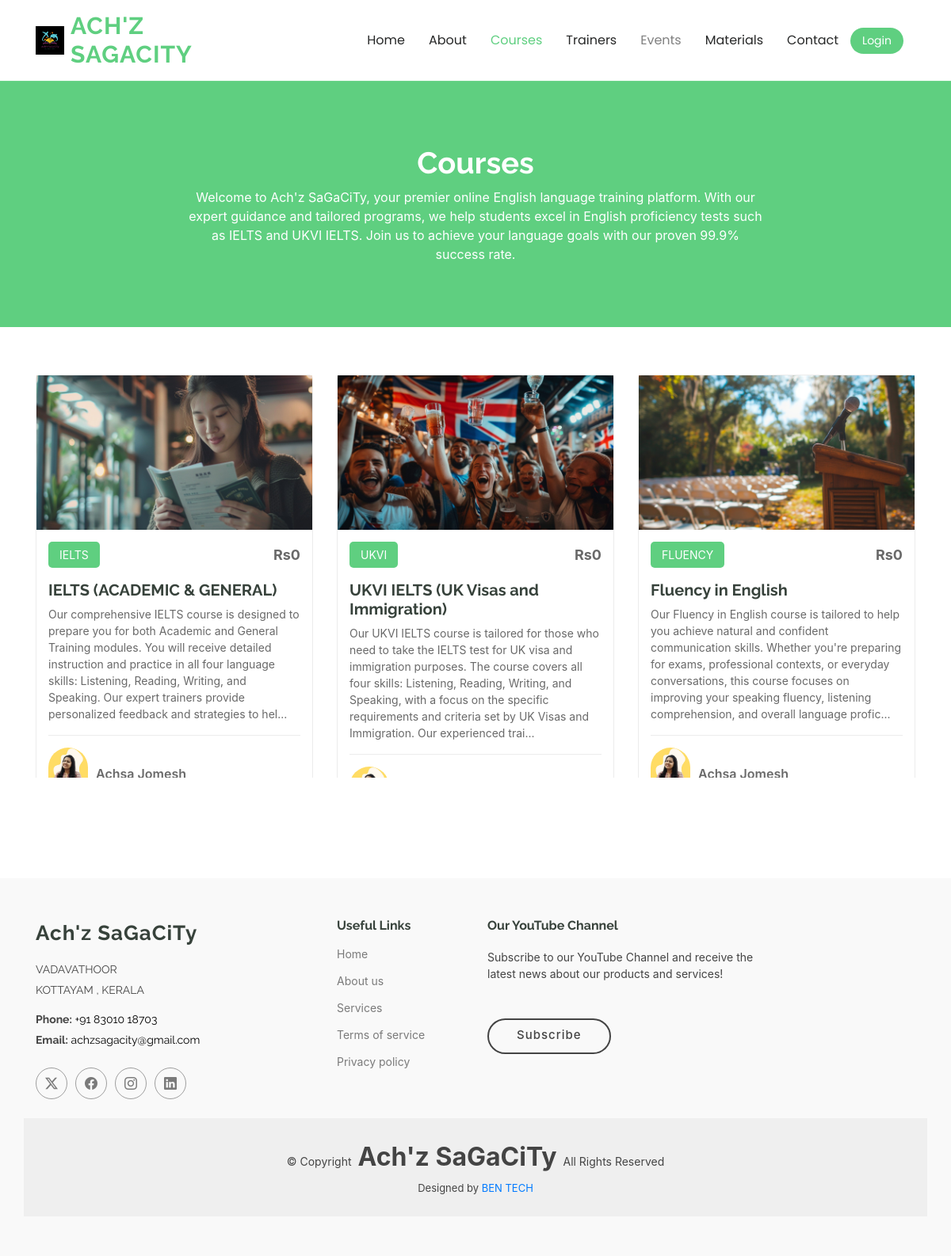
Screenshot of /cources/ with the database file from the repository.
### cources/models.py (models this page shows, shortened)
class Course(models.Model):
    COURSE_CHOICES = [
        ('IELTS', 'IELTS'),
        ('UKVI', 'UKVI'),
        ('FLUENCY', 'Fluency'),
    ]
    name = models.CharField(max_length=50, choices=COURSE_CHOICES, unique=True)
    detailed_name = models.CharField(max_length=100)
    description = models.TextField(default="Default description")
    price = models.CharField(max_length=10,default=0)
    trainer_name = models.CharField(max_length=100,default='Achsa Jomesh')
    course_image = models.ImageField(upload_to='images/courses/',null=True)

### cources/views.py (the view)
# urls.py: path('cources/', views.Cources, name='courses'),
def Cources(request):
    courses = Course.objects.all()
    return render(request,"courses.html",{'courses': courses})

### cources/templates/courses.html (shortened to what this page needs)
{% load static %}
<!DOCTYPE html>
<html lang="en">
<head>
  <link href="{% static 'assets/vendor/aos/aos.css' %}" rel="stylesheet">
  <link href="{% static 'assets/vendor/glightbox/css/glightbox.min.css' %}" rel="stylesheet">
  <link href="{% static 'assets/vendor/swiper/swiper-bundle.min.css' %}" rel="stylesheet">
  <link href="{% static 'assets/css/main.css' %}" rel="stylesheet">
</head>
<body class="courses-page">
  {% include 'top1.html' %}
  <main class="main">
    <div class="page-title" data-aos="fade">
      <div class="heading">
        <div class="container">
          <div class="row d-flex justify-content-center text-center">
            <div class="col-lg-8">
              <h1>Courses</h1>
              <p class="mb-0">
                Welcome to Ach'z SaGaCiTy, your premier online English language training platform. With our expert guidance and tailored programs,
                we help students excel in English proficiency tests such as IELTS and UKVI IELTS. Join us to achieve your language goals with our
                proven 99.9% success rate.
              </p>
            </div>
          </div>
        </div>
      </div>
    </div>
  </main>
  {% include 'courses-list.html' %}
  {% include 'footer.html' %}
</body>
</html>

### cources/templates/courses-list.html (shortened to what this page needs)
{% load static %}
<!DOCTYPE html>
<html lang="en">
<head>
    <link href="{% static 'assets/vendor/bootstrap/css/bootstrap.min.css' %}" rel="stylesheet">
    <link href="{% static 'assets/vendor/bootstrap-icons/bootstrap-icons.css' %}" rel="stylesheet">
    <link href="{% static 'assets/vendor/aos/aos.css' %}" rel="stylesheet">
    <link href="{% static 'assets/vendor/glightbox/css/glightbox.min.css' %}" rel="stylesheet">
    <link href="{% static 'assets/vendor/swiper/swiper-bundle.min.css' %}" rel="stylesheet">
    <link href="{% static 'assets/css/main.css' %}" rel="stylesheet">
</head>
<body>
        <section id="courses" class="courses section">
            <div class="container">
              <div class="row">
                {% for course in courses %}
                <div class="col-lg-4 col-md-6 d-flex align-items-stretch" data-aos="zoom-in" data-aos-delay="100">
                  <div class="course-item">
                    <img src="{{ course.course_image.url }}" class="img-fluid" alt="...">
                    <div class="course-content">
                      <div class="d-flex justify-content-between align-items-center mb-3">
                        <p class="category">{{ course.name }}</p>
                        <p class="price">Rs{{ course.price }}</p>
                      </div>
                      <h3><a href="{% url 'course_details' course.name %}">{{ course.detailed_name }}</a></h3>
                      <p class="description">{{ course.description|slice:":300" }}...</p>
                      <div class="trainer d-flex justify-content-between align-items-center">
                        <div class="trainer-profile d-flex align-items-center">
                          <img src="{% static 'banner/images/achsa.png' %}" class="img-fluid" alt="">
                          <a href="" class="trainer-link">{{ course.trainer_name }}</a>
                        </div>
                      </div>
                    </div>
                  </div>
                </div>
                {% endfor %}
              </div>
            </div>
          </section>
</body>
</html>

### home/static/assets/css/main.css (style rules this page uses)
:root { --default-font: "Open Sans", system-ui, -apple-system, "Segoe UI", Roboto, "Helvetica Neue", Arial, "Noto Sans", "Liberation Sans", sans-serif, "Apple Color Emoji", "Segoe UI Emoji", "Segoe UI Symbol", "Noto Color Emoji"; --heading-font: "Raleway", sans-serif; --nav-font: "Poppins", sans-serif; }
:root { --background-color: #ffffff; --default-color: #444444; --heading-color: #37423b; --accent-color: #5fcf80; --contrast-color: #ffffff; }
:root { --nav-color: #272828; --nav-hover-color: #5fcf80; --nav-dropdown-background-color: #ffffff; --nav-dropdown-color: #272828; --nav-dropdown-hover-color: #5fcf80; }
:root { scroll-behavior: smooth; }
body { color: var(--default-color); background-color: var(--background-color); font-family: var(--default-font); }
a { color: var(--accent-color); text-decoration: none; transition: 0.3s; }
h1, h2, h3, h4, h5, h6 { color: var(--heading-color); font-family: var(--heading-font); }
.page-title { --default-color: var(--contrast-color); --background-color: var(--accent-color); --heading-color: var(--contrast-color); color: var(--default-color); background-color: var(--background-color); position: relative; }
.page-title .heading { padding: 80px 0; border-top: 1px solid color-mix(in srgb, var(--default-color), transparent 90%); }
.page-title .heading h1 { font-size: 38px; font-weight: 700; }
section, .section { color: var(--default-color); background-color: var(--background-color); padding: 60px 0; scroll-margin-top: 900px; overflow: clip; }
.courses .course-item { border-radius: 5px; border: 1px solid color-mix(in srgb, var(--default-color), transparent 90%); }
.courses .course-content { padding: 15px; }
.courses .course-content h3 { font-weight: 700; font-size: 20px; }
.courses .course-content h3 a { color: var(--heading-color); transition: 0.3s; }
.courses .course-content .category { background: var(--accent-color); color: var(--contrast-color); font-size: 14px; padding: 6px 14px; margin: 0; border-radius: 5px; }
.courses .course-content .price { margin: 0; font-weight: 700; font-size: 18px; color: color-mix(in srgb, var(--default-color), transparent 20%); }
.courses .course-content .description { font-size: 14px; color: color-mix(in srgb, var(--default-color), transparent 20%); }
.courses .trainer { padding-top: 15px; border-top: 1px solid color-mix(in srgb, var(--default-color), transparent 90%); }
.courses .trainer .trainer-profile img { max-width: 50px; border-radius: 50px; }
.courses .trainer .trainer-profile .trainer-link { padding-left: 10px; font-weight: 600; font-size: 16px; color: color-mix(in srgb, var(--default-color), transparent 20%); transition: 0.3s; }

### rows the page displays
Course: course_image (picture), name "IELTS", price "0", detailed_name "IELTS (ACADEMIC & GENERAL)", description "Our comprehensive IELTS course is designed to prepare you for both Academic and General Training modules. You will receive detailed instruction and practice in all four language skills: Listening, Reading, Writing, and Speaking. Our expert trainers provide personalized feedback and strategies to hel", trainer_name "Achsa Jomesh"
Course: course_image (picture), name "UKVI", price "0", detailed_name "UKVI IELTS (UK Visas and Immigration)", description "Our UKVI IELTS course is tailored for those who need to take the IELTS test for UK visa and immigration purposes. The course covers all four skills: Listening, Reading, Writing, and Speaking, with a focus on the specific requirements and criteria set by UK Visas and Immigration. Our experienced trai"
Course: course_image (picture), name "FLUENCY", price "0", detailed_name "Fluency in English", description "Our Fluency in English course is tailored to help you achieve natural and confident communication skills. Whether you're preparing for exams, professional contexts, or everyday conversations, this course focuses on improving your speaking fluency, listening comprehension, and overall language profic", trainer_name "Achsa Jomesh"
